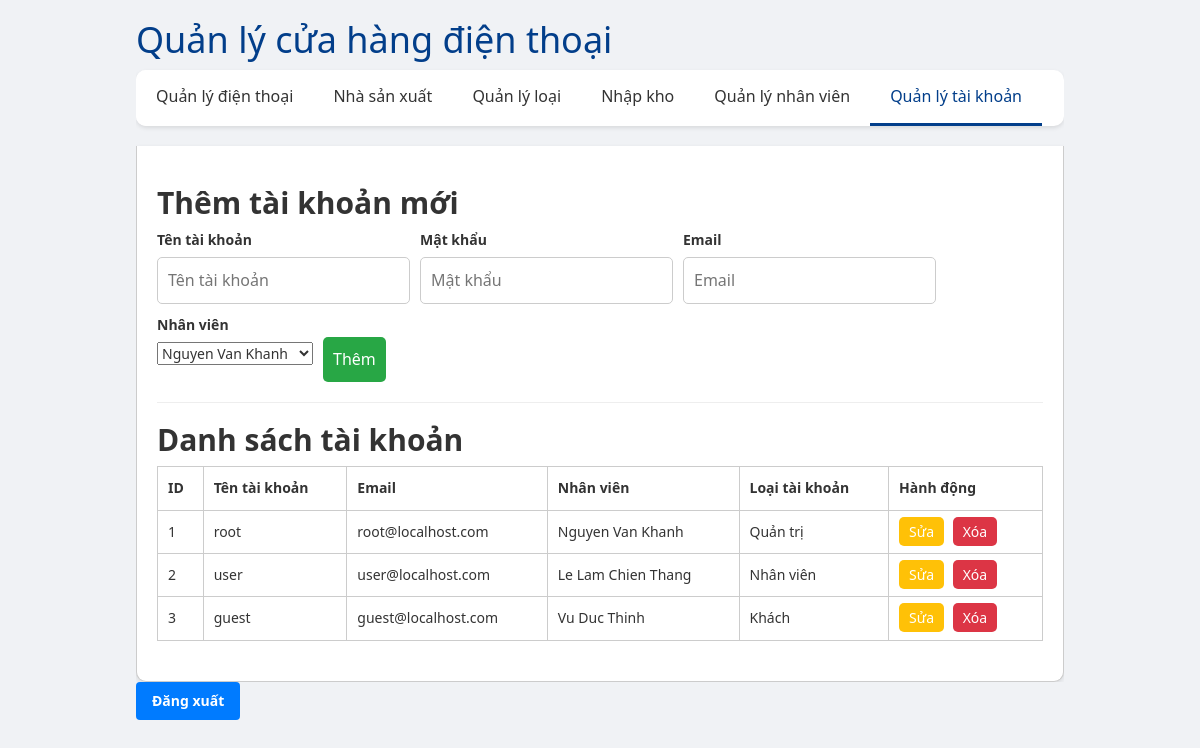
Page /admin/?page=account (signed in) on the committed database.
### tables this page shows
CREATE TABLE `account` (
  `id` int(20) NOT NULL,
  `username` varchar(50) NOT NULL,
  `password` varchar(255) NOT NULL,
  `email` varchar(100) NOT NULL,
  `user_id` int(11) NOT NULL
);

CREATE TABLE `user` (
  `id` int(11) NOT NULL,
  `name` varchar(255) NOT NULL,
  `gender` int(11) NOT NULL DEFAULT 0,
  `email` varchar(255) NOT NULL,
  `phone` varchar(11) NOT NULL,
  `type` int(1) NOT NULL DEFAULT 0
);

### admin/pages/account/index.php (the view, shortened to what this page needs)
<?php
include '../config/db.php';
?>
<head>
<link rel="stylesheet" href="/admin/pages/account/styles.css">
</head>
<body>
    <main>
        <section class="add-account">
            <h2><b>Thêm tài khoản mới</b></h2>
            <form action="/admin/pages/account/add.php" method="post">
                <div>
                    <label for="username">Tên tài khoản</label><br>
                    <input type="text" name="username" placeholder="Tên tài khoản" required>
                </div>
                <div>
                    <label for="password">Mật khẩu</label><br>
                    <input type="text" name="password" placeholder="Mật khẩu" required>
                </div>
                <div>
                    <label for="email">Email</label><br>
                    <input type="email" name="email" placeholder="Email" required>
                </div>
                <div>
                    <label for="user_id">Nhân viên</label><br>
                    <select name="user_id">
                        <?php
                            $sql = "select id, name from user order by id";
                            $re = $conn->query($sql);
                            if ($re->num_rows > 0) {
                                while ($row = $re->fetch_assoc()) {
                                    echo '<option value="' . $row['id'] . '">' . $row['name'] . '</option>' . "\n";
                                }
                            } else {
                                echo '<option value="null">Vui lòng tạo nhăn viên trước</option>';
                            }
                        ?>
                    </select>
                </div>
                <div>
                    <br>
                    <button type="submit">Thêm</button>
                </div>
            </form>
        </section>
        <hr>
        <section class="account-list">
            <h2><b>Danh sách tài khoản</b></h2>
            <table>
                <thead>
                    <tr>
                        <th>ID</th>
                        <th>Tên tài khoản</th>
                        <th>Email</th>
                        <th>Nhân viên</th>
                        <th>Loại tài khoản</th>
                        <th>Hành động</th>
                    </tr>
                </thead>
                <tbody>
                    <?php
                    $sql = "SELECT * FROM account order by id;";
                    $result = $conn->query($sql);
                    if ($result->num_rows > 0) {
                        while($row = $result->fetch_assoc()) {
                            $user_id = $row["user_id"];
                            $sql = "select name, type from user where id = $user_id";
                            $re = $conn->query($sql);
                            if ($re->num_rows > 0) {
                                $rr = $re->fetch_assoc();
                                $type = $rr["type"];
                            } else {
                                $type = "0";
                            }
                            echo "<tr>
                                <td>" . $row["id"] . "</td>
                                <td>" . $row["username"] . "</td>
                                <td>" . $row["email"] . "</td>
                                <td>" . $rr["name"] . "</td>
                                <td>" . ($type == "-1" ? "Quản trị" : ($type == "1" ? "Nhân viên" : "Khách")) . "</td>
                                <td class='actions'>
                                    <a href='/admin/?page=editAccount&id=" . $row["id"] . "' class='edit-btn'>Sửa</a>
                                    <a href='#' onclick=\"deleteSubmit('" . $row["id"] . "')\" class='delete-btn'>Xóa</a>
                                </td>
                            </tr>";
                        }
                    } else {
                        echo "<tr><td colspan='4'>Không có tài khoản nào</td></tr>";
                    }
                    ?>
                </tbody>
            </table>
        </section>
    </main>
</body>
</html>

### admin/css/styles.css (style rules this page uses)
body { font-family: Arial, sans-serif; background-color: #f4f4f4; margin: 0; padding: 0; }
.add-account, .account-list, .edit-account { margin-bottom: 20px; }
.add-account form, .edit-account form { display: flex; flex-wrap: wrap; gap: 10px; }
.add-account input, .add-account button, .edit-account input, .edit-account button { padding: 10px; font-size: 16px; border: 1px solid #ccc; border-radius: 5px; }
.add-account button, .edit-account button { background-color: #28a745; color: #fff; border: none; cursor: pointer; }
table { width: 100%; border-collapse: collapse; }
table, th, td { border: 1px solid #ccc; }
th, td { padding: 10px; text-align: left; }
.actions a { padding: 5px 10px; margin-right: 5px; border: none; cursor: pointer; border-radius: 5px; text-decoration: none; color: #fff; }
.actions .edit-btn { background-color: #ffc107; }
.actions .delete-btn { background-color: #dc3545; }
body, h1, p, button { margin: 0; padding: 0; }
body { font-family: 'Segoe UI', Tahoma, Geneva, Verdana, sans-serif; background-color: #f0f2f5; color: #333; line-height: 1.6; padding: 20px; }

### admin/pages/account/styles.css (style rules this page uses)
body { font-family: Arial, sans-serif; background-color: #f4f4f4; margin: 0; padding: 0; }
.add-account, .account-list, .edit-account { margin-bottom: 20px; }
.add-account form, .edit-account form { display: flex; flex-wrap: wrap; gap: 10px; }
.add-account input, .add-account button, .edit-account input, .edit-account button { padding: 10px; font-size: 16px; border: 1px solid #ccc; border-radius: 5px; }
.add-account button, .edit-account button { background-color: #28a745; color: #fff; border: none; cursor: pointer; }
table { width: 100%; border-collapse: collapse; }
table, th, td { border: 1px solid #ccc; }
th, td { padding: 10px; text-align: left; }
.actions a { padding: 5px 10px; margin-right: 5px; border: none; cursor: pointer; border-radius: 5px; text-decoration: none; color: #fff; }
.actions .edit-btn { background-color: #ffc107; }
.actions .delete-btn { background-color: #dc3545; }
body, h1, p, button { margin: 0; padding: 0; }
body { font-family: 'Segoe UI', Tahoma, Geneva, Verdana, sans-serif; background-color: #f0f2f5; color: #333; line-height: 1.6; padding: 20px; }

### admin/index.php (style rules this page uses)
body, h1, p, button { margin: 0; padding: 0; }
body { font-family: 'Segoe UI', Tahoma, Geneva, Verdana, sans-serif; background-color: #f0f2f5; color: #333; line-height: 1.6; padding: 20px; }

### rows in the picture
account: id "1", username "root", email "root@localhost.com", user.name "Nguyen Van Khanh", shows "Quản trị"
account: id "2", username "user", email "user@localhost.com", user.name "Le Lam Chien Thang", shows "Nhân viên"
account: id "3", username "guest", email "guest@localhost.com", user.name "Vu Duc Thinh", shows "Khách"

### other values in the picture
form field user_id "Nguyen Van Khanh"
